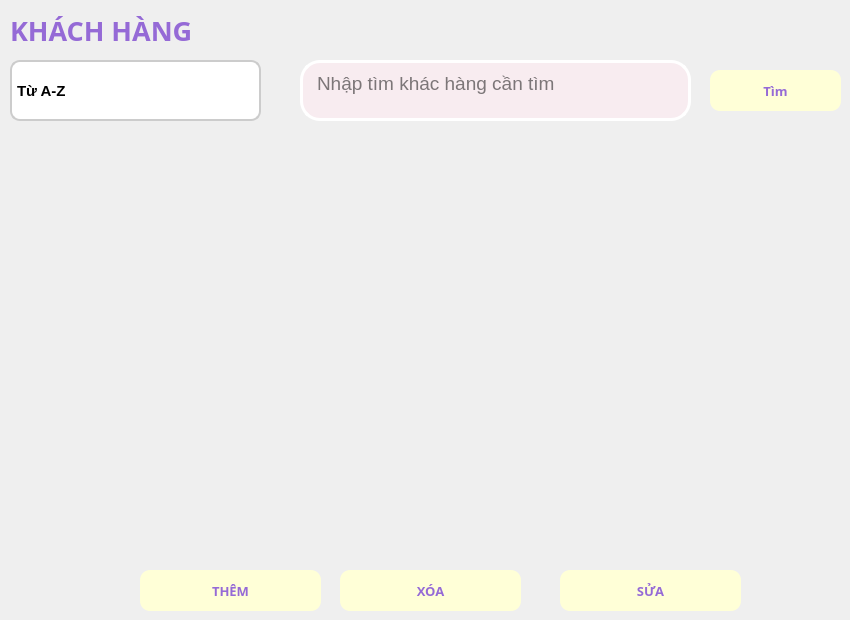
    <widget class="QWidget" name="khachhang">
     <widget class="QComboBox" name="cbo_kh">
      <property name="geometry">
       <rect>
        <x>10</x>
        <y>60</y>
        <width>251</width>
        <height>61</height>
       </rect>
      </property>
      <property name="font">
       <font>
        <pointsize>11</pointsize>
        <weight>75</weight>
        <bold>true</bold>
       </font>
      </property>
      <property name="styleSheet">
       <string notr="true">QComboBox {
          background-color: white;
          border: 2px solid #ccc;
          border-radius: 10px;
          padding: 5px;
      }
      QComboBox::drop-down {
          border: none;
          background: transparent;
      }
      QComboBox::down-arrow {
          image: url(down-arrow.png); /* Thay bằng icon của bạn */
          width: 14px;
          height: 14px;
      }</string>
      </property>
      <item>
       <property name="text">
        <string>Từ A-Z</string>
       </property>
      </item>
      <item>
       <property name="text">
        <string>Từ Z-A</string>
       </property>
      </item>
     </widget>
     <widget class="QTextEdit" name="txt_timkiemkh">
      <property name="geometry">
       <rect>
        <x>300</x>
        <y>60</y>
        <width>391</width>
        <height>61</height>
       </rect>
      </property>
      <property name="font">
       <font>
        <pointsize>14</pointsize>
       </font>
      </property>
      <property name="styleSheet">
       <string notr="true">background-color: rgb(248, 236, 240);
border: 3px solid #ffffff;  /* Viền màu hồng */
        border-radius: 20px;
        padding: 5px 10px;</string>
      </property>
      <property name="placeholderText">
       <string>Nhập tìm khác hàng cần tìm</string>
      </property>
     </widget>
     <widget class="QPushButton" name="btn_sua2">
      <property name="geometry">
       <rect>
        <x>560</x>
        <y>570</y>
        <width>181</width>
        <height>41</height>
       </rect>
      </property>
      <property name="font">
       <font>
        <family>Arial Black</family>
        <pointsize>10</pointsize>
        <weight>75</weight>
        <bold>true</bold>
       </font>
      </property>
      <property name="styleSheet">
       <string notr="true">QPushButton {
    background-color:rgb(255, 255, 215); /* Màu nền xanh dương */
    /* Màu chữ trắng rgb(255, 255, 215)*/
	color: rgb(149, 106, 214);
    border-radius: 10px; /* Bo góc */
}
QPushButton:hover {
 /* Màu nền khi rê chuột */
	background-color: rgb(108, 187, 174);
color: white
}
QPushButton:pressed {
    background-color: rgb(31, 97, 141); /* Màu nền khi nhấn */
}</string>
      </property>
      <property name="text">
       <string>SỬA</string>
      </property>
     </widget>
     <widget class="QLabel" name="label_8">
      <property name="geometry">
       <rect>
        <x>10</x>
        <y>0</y>
        <width>251</width>
        <height>61</height>
       </rect>
      </property>
      <property name="font">
       <font>
        <family>Segoe UI Black</family>
        <pointsize>20</pointsize>
        <weight>75</weight>
        <bold>true</bold>
       </font>
      </property>
      <property name="styleSheet">
       <string notr="true">color: rgb(149, 106, 214);</string>
      </property>
      <property name="text">
       <string>KHÁCH HÀNG</string>
      </property>
     </widget>
     <widget class="QPushButton" name="btn_them2">
      <property name="geometry">
       <rect>
        <x>140</x>
        <y>570</y>
        <width>181</width>
        <height>41</height>
       </rect>
      </property>
      <property name="font">
       <font>
        <family>Arial Black</family>
        <pointsize>10</pointsize>
        <weight>75</weight>
        <bold>true</bold>
       </font>
      </property>
      <property name="styleSheet">
       <string notr="true">QPushButton {
    background-color:rgb(255, 255, 215); /* Màu nền xanh dương */
    /* Màu chữ trắng rgb(255, 255, 215)*/
	color: rgb(149, 106, 214);
    border-radius: 10px; /* Bo góc */
}
QPushButton:hover {
 /* Màu nền khi rê chuột */
	background-color: rgb(108, 187, 174);
color: white
}
QPushButton:pressed {
    background-color: rgb(31, 97, 141); /* Màu nền khi nhấn */
}</string>
      </property>
      <property name="text">
       <string>THÊM</string>
      </property>
     </widget>
     <widget class="QPushButton" name="btn_xoa2">
      <property name="geometry">
       <rect>
        <x>340</x>
        <y>570</y>
        <width>181</width>
        <height>41</height>
       </rect>
      </property>
      <property name="font">
       <font>
        <family>Arial Black</family>
        <pointsize>10</pointsize>
        <weight>75</weight>
        <bold>true</bold>
       </font>
      </property>
      <property name="styleSheet">
       <string notr="true">QPushButton {
    background-color:rgb(255, 255, 215); /* Màu nền xanh dương */
    /* Màu chữ trắng rgb(255, 255, 215)*/
	color: rgb(149, 106, 214);
    border-radius: 10px; /* Bo góc */
}
QPushButton:hover {
 /* Màu nền khi rê chuột */
	background-color: rgb(108, 187, 174);
color: white
}
QPushButton:pressed {
    background-color: rgb(31, 97, 141); /* Màu nền khi nhấn */
}</string>
      </property>
      <property name="text">
       <string>XÓA</string>
      </property>
     </widget>
     <widget class="QPushButton" name="btn_timkiemkh">
      <property name="geometry">
       <rect>
        <x>710</x>
        <y>70</y>
        <width>131</width>
        <height>41</height>
       </rect>
      </property>
      <property name="font">
       <font>
        <family>Arial Black</family>
        <pointsize>10</pointsize>
        <weight>75</weight>
        <bold>true</bold>
       </font>
      </property>
      <property name="styleSheet">
       <string notr="true">QPushButton {
    background-color:rgb(255, 255, 215); /* Màu nền xanh dương */
    /* Màu chữ trắng rgb(255, 255, 215)*/
	color: rgb(149, 106, 214);
    border-radius: 10px; /* Bo góc */
}
QPushButton:hover {
 /* Màu nền khi rê chuột */
	background-color: rgb(108, 187, 174);
color: white
}
QPushButton:pressed {
    background-color: rgb(31, 97, 141); /* Màu nền khi nhấn */
}</string>
      </property>
      <property name="text">
       <string>Tìm</string>
      </property>
     </widget>
    </widget>
